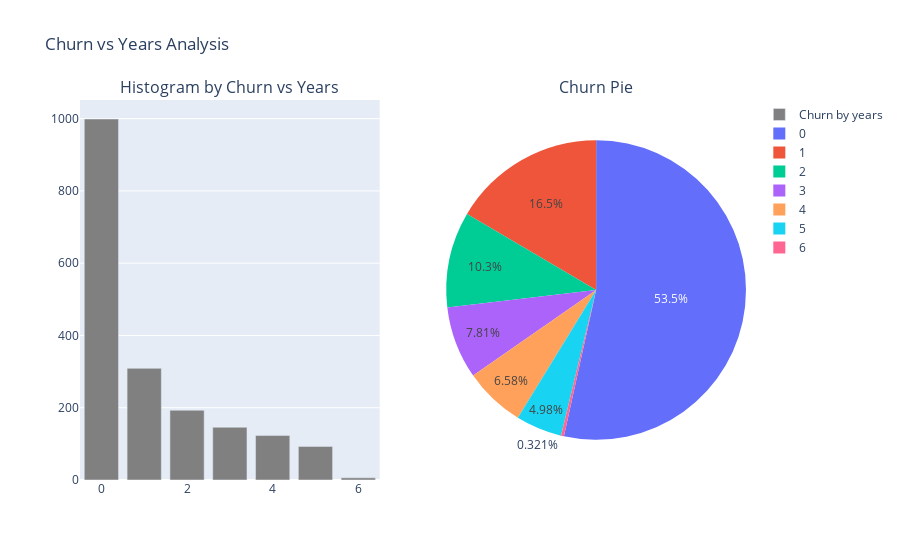

The cell this chart's notebook holds for it:
### Code cell
# Filter that just to get the churned clients
just_churn = dff[dff["Churn"] == 1]


def tenureToYears(tenure_value):
    years = tenure_value // 12
    return years


def createYearColumn(dataframe):
    dataframe["years"] = dataframe["tenure"].map(tenureToYears)
    return dataframe


just_churn = createYearColumn(just_churn)


just_churn_group = (
    just_churn.groupby(["years", "Churn"]).size().reset_index(name="count")
)


figs = make_subplots(
    rows=1,
    cols=2,
    subplot_titles=("Histogram by Churn vs Years", "Churn Pie"),
    specs=[[{"type": "xy"}, {"type": "domain"}]],
)

# Setting bar chart
figs.add_trace(
    go.Bar(
        x=just_churn_group["years"],
        y=just_churn_group["count"],
        name="Churn by years",
        marker=dict(color="gray"),
    ),
    row=1,
    col=1,
)

figs.add_trace(
    go.Pie(
        labels=just_churn_group["years"],
        values=just_churn_group["count"],
        name="Distribuição",
    ),
    row=1,
    col=2,
)

figs.update_layout(title_text="Churn vs Years Analysis", showlegend=True)
figs.show()

# Now we are sure that we have a problem with contracts lasting until one year, the most os churns happens in this period.

### Figure 1 — Plotly figure (JSON) as saved in the notebook; plotly's stock layout.template omitted (floating-point values rounded to 4 significant figures)
{"data": [{"marker": {"color": "gray"}, "name": "Churn by years", "type": "bar", "x": [0, 1, 2, 3, 4, 5, 6], "xaxis": "x", "y": [999, 309, 193, 146, 123, 93, 6], "yaxis": "y"}, {"domain": {"x": [0.55, 1], "y": [0, 1]}, "labels": [0, 1, 2, 3, 4, 5, 6], "name": "Distribuição", "type": "pie", "values": [999, 309, 193, 146, 123, 93, 6]}], "layout": {"annotations": [{"font": {"size": 16}, "showarrow": false, "text": "Histogram by Churn vs Years", "x": 0.225, "xanchor": "center", "xref": "paper", "y": 1, "yanchor": "bottom", "yref": "paper"}, {"font": {"size": 16}, "showarrow": false, "text": "Churn Pie", "x": 0.775, "xanchor": "center", "xref": "paper", "y": 1, "yanchor": "bottom", "yref": "paper"}], "showlegend": true, "title": {"text": "Churn vs Years Analysis"}, "xaxis": {"anchor": "y", "domain": [0, 0.45]}, "yaxis": {"anchor": "x", "domain": [0, 1]}}}
